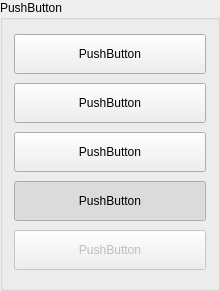
                    <widget class="QGroupBox" name="groupBox">
                        <property name="geometry">
                            <rect>
                                <x>11</x>
                                <y>11</y>
                                <width>220</width>
                                <height>291</height>
                            </rect>
                        </property>
                        <property name="title">
                            <string>PushButton</string>
                        </property>
                        <property name="flat">
                            <bool>false</bool>
                        </property>
                        <property name="checkable">
                            <bool>false</bool>
                        </property>
                        <layout class="QVBoxLayout" name="verticalLayout_2">
                            <item>
                                <widget class="QPushButton" name="pushButton_2">
                                    <property name="minimumSize">
                                        <size>
                                            <width>40</width>
                                            <height>40</height>
                                        </size>
                                    </property>
                                    <property name="maximumSize">
                                        <size>
                                            <width>16777215</width>
                                            <height>16777215</height>
                                        </size>
                                    </property>
                                    <property name="text">
                                        <string>PushButton</string>
                                    </property>
                                </widget>
                            </item>
                            <item>
                                <widget class="QPushButton" name="pushButton">
                                    <property name="minimumSize">
                                        <size>
                                            <width>40</width>
                                            <height>40</height>
                                        </size>
                                    </property>
                                    <property name="maximumSize">
                                        <size>
                                            <width>16777215</width>
                                            <height>16777215</height>
                                        </size>
                                    </property>
                                    <property name="text">
                                        <string>PushButton</string>
                                    </property>
                                    <property name="icon">
                                        <iconset>
                                            <normaloff>:/icon_w/assets/svg_white/IE.svg</normaloff>
                                            <normalon>:/icon/assets/svg/IE.svg</normalon>:/icon_w/assets/svg_white/IE.svg
                                        </iconset>
                                    </property>
                                </widget>
                            </item>
                            <item>
                                <widget class="QPushButton" name="pushButton_3">
                                    <property name="minimumSize">
                                        <size>
                                            <width>40</width>
                                            <height>40</height>
                                        </size>
                                    </property>
                                    <property name="maximumSize">
                                        <size>
                                            <width>16777215</width>
                                            <height>16777215</height>
                                        </size>
                                    </property>
                                    <property name="text">
                                        <string>PushButton</string>
                                    </property>
                                    <property name="icon">
                                        <iconset resource="../../asset.qrc">
                                            <normaloff>:/icon_w/assets/svg_white/IE.svg</normaloff>
                                            <normalon>:/icon/assets/svg/IE.svg</normalon>:/icon_w/assets/svg_white/IE.svg
                                        </iconset>
                                    </property>
                                    <property name="checkable">
                                        <bool>true</bool>
                                    </property>
                                </widget>
                            </item>
                            <item>
                                <widget class="QPushButton" name="pushButton_4">
                                    <property name="minimumSize">
                                        <size>
                                            <width>40</width>
                                            <height>40</height>
                                        </size>
                                    </property>
                                    <property name="maximumSize">
                                        <size>
                                            <width>16777215</width>
                                            <height>16777215</height>
                                        </size>
                                    </property>
                                    <property name="text">
                                        <string>PushButton</string>
                                    </property>
                                    <property name="icon">
                                        <iconset>
                                            <normaloff>:/icon_w/assets/svg_white/IE.svg</normaloff>
                                            <normalon>:/icon/assets/svg/IE.svg</normalon>:/icon_w/assets/svg_white/IE.svg
                                        </iconset>
                                    </property>
                                    <property name="checkable">
                                        <bool>true</bool>
                                    </property>
                                    <property name="checked">
                                        <bool>true</bool>
                                    </property>
                                </widget>
                            </item>
                            <item>
                                <widget class="QPushButton" name="pushButton_5">
                                    <property name="enabled">
                                        <bool>false</bool>
                                    </property>
                                    <property name="minimumSize">
                                        <size>
                                            <width>40</width>
                                            <height>40</height>
                                        </size>
                                    </property>
                                    <property name="maximumSize">
                                        <size>
                                            <width>16777215</width>
                                            <height>16777215</height>
                                        </size>
                                    </property>
                                    <property name="text">
                                        <string>PushButton</string>
                                    </property>
                                    <property name="icon">
                                        <iconset>
                                            <normaloff>:/icon_w/assets/svg_white/IE.svg</normaloff>
                                            <normalon>:/icon/assets/svg/IE.svg</normalon>:/icon_w/assets/svg_white/IE.svg
                                        </iconset>
                                    </property>
                                </widget>
                            </item>
                        </layout>
                    </widget>
